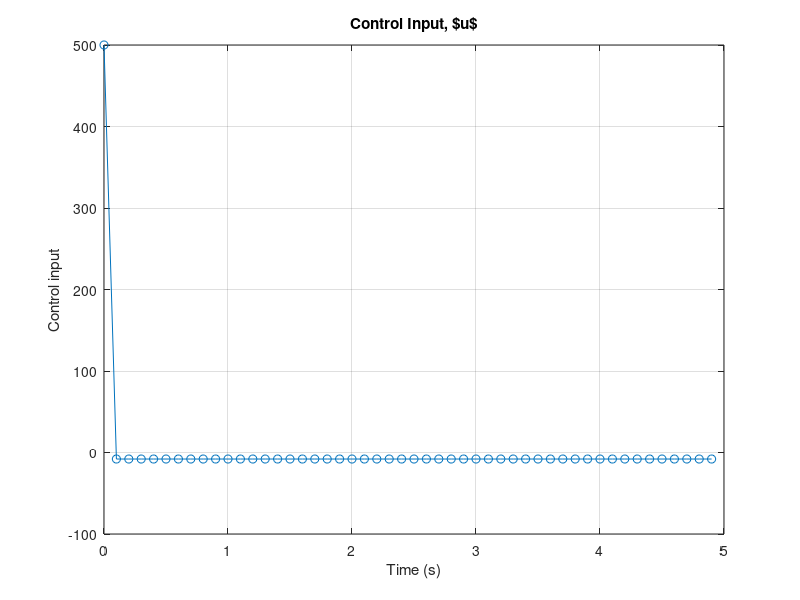
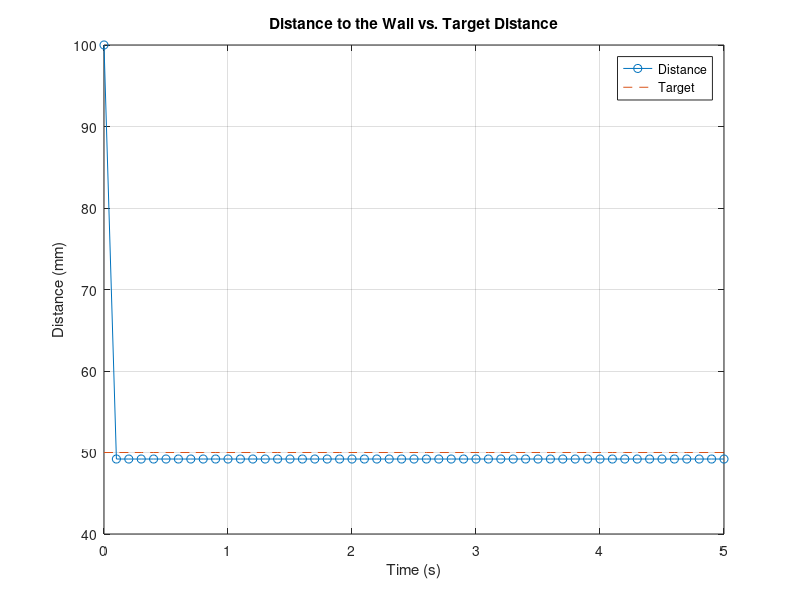

The MATLAB script that drew these images, in order:
%
% sim_distance_control.m
%
% purpose: simulating distance control
%

% initialization

clear all; close all;

% set constants

x_star = 50; % target distance (cm)
k_max = 50; % maximum # of iterations
k_p = 10; % proportional feedback gain
t_s_star = 0.1; % assumed sampling period
delta_t_s = 0.0; % bound of t_s variation
n_s_star = 0; % sensor noise
delta_n_s = 0; % bound of n_s variation
n_a = 8.8;
n_a=8;
x(1) = 100; % initial distance

% control loop 

for k = 1: k_max
    n_s(k) = n_s_star + (rand-0.5)*2*delta_n_s;
    t_s(k) = t_s_star + (rand-0.5)*2*delta_t_s;
    y(k) = x(k) + n_s(k);
    u(k) = k_p * ( y(k) - x_star );
    x(k+1) = x(k) - (u(k)+n_a) * t_s(k);
end

disp(sprintf('Steady State Error: %g',mean(x(end-10:end)-x_star)))
% time vector for plotting
% time = (0:k_max) * t_s;
time = [0 cumsum(t_s)];
% Plot the control input over time
figure;
plot(time(1:k_max), u, 'o-');
xlabel('Time (s)');
ylabel('Control input');
title('Control Input, $u$')
grid on;
% Plot the simulated distance and target value
figure;plot(time, x, 'o-', time, x_star * ones(size(time)), '--');
xlabel('Time (s)');
ylabel('Distance (mm)');
title('Distance to the Wall vs. Target Distance')
legend('Distance', 'Target');
grid on;
